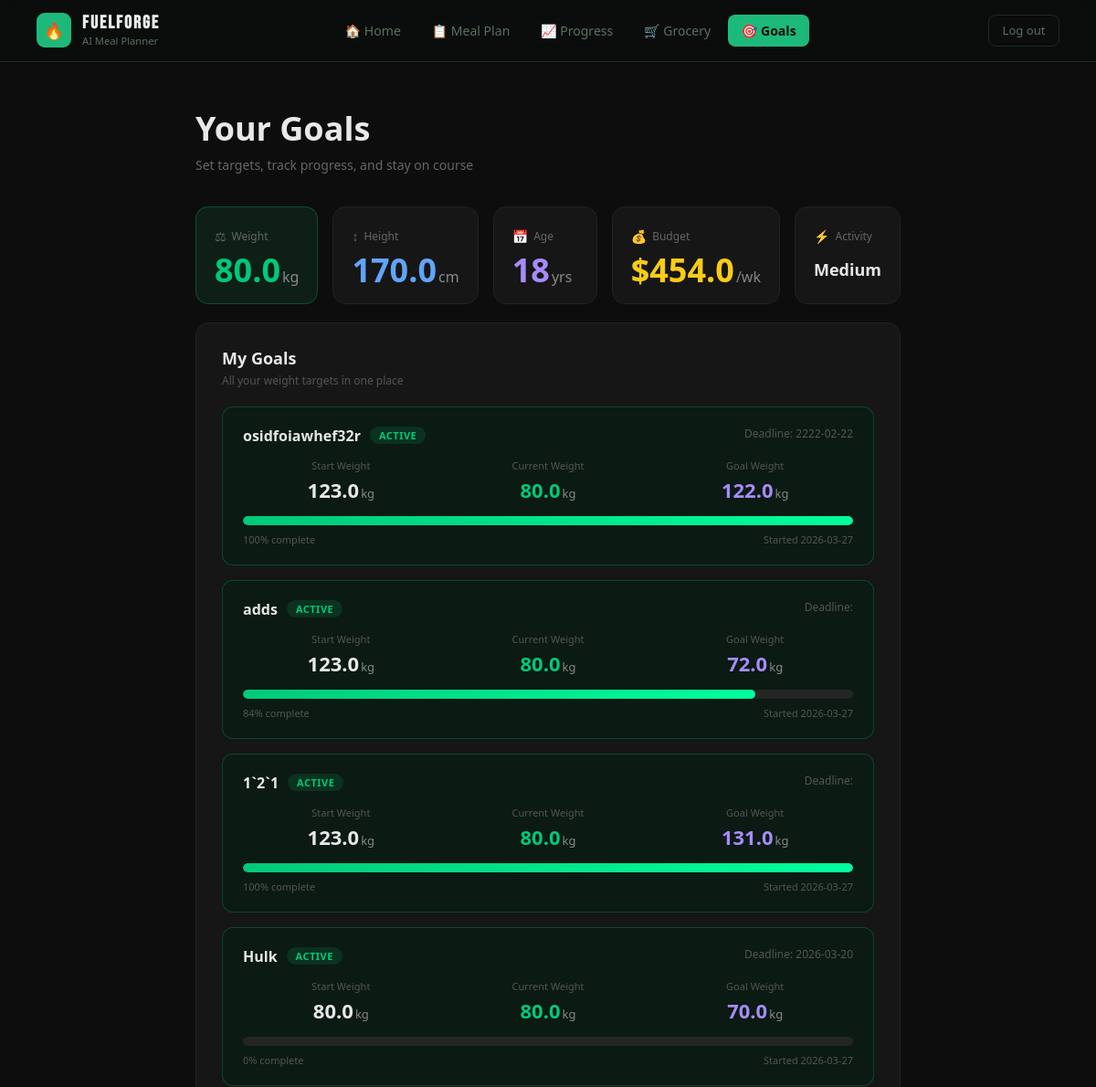
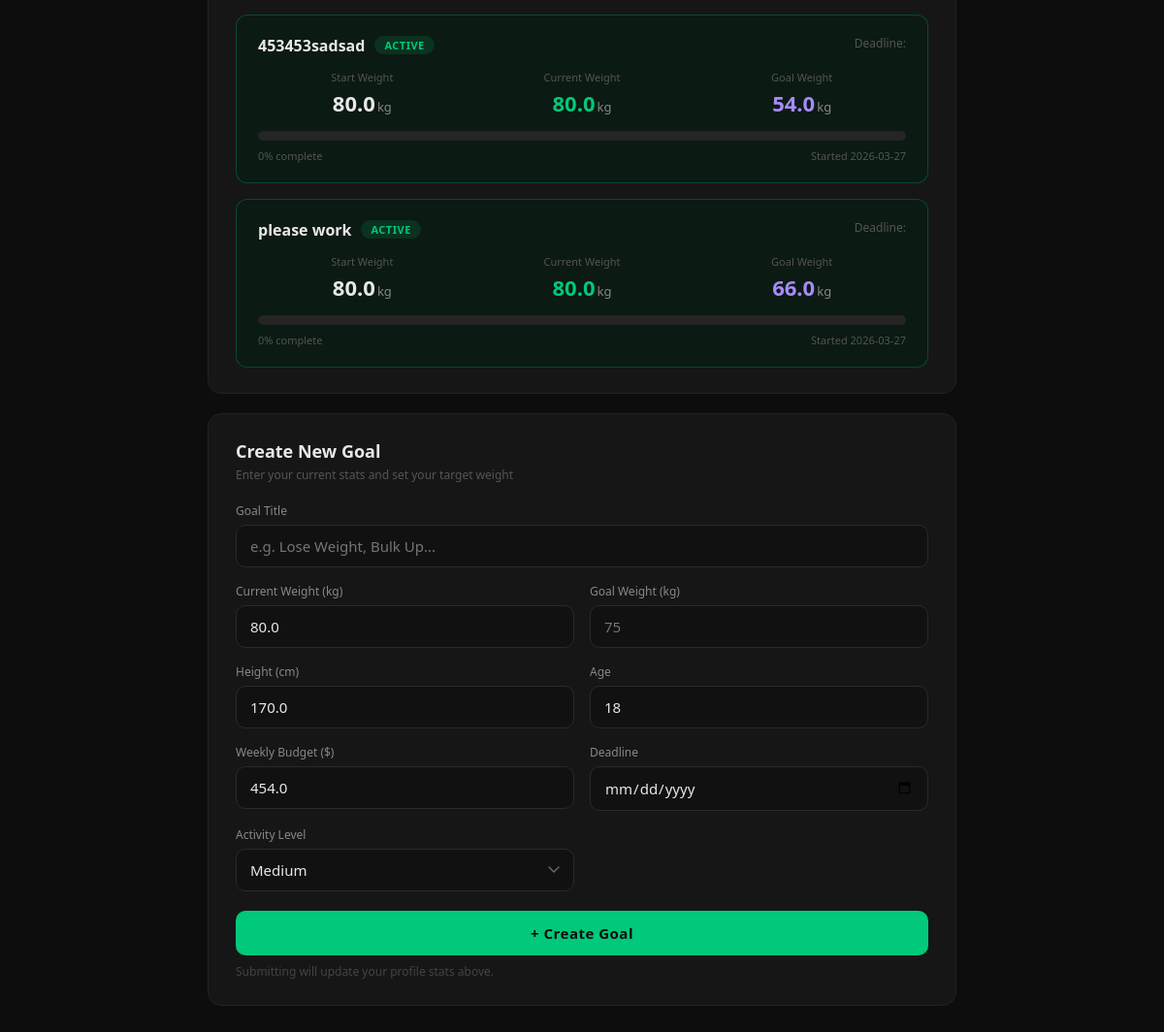
The page /goals (signed in) on the database its author committed (2 pictures, top to bottom).
### tables this page shows
CREATE TABLE users (
            id                INTEGER PRIMARY KEY AUTOINCREMENT,
            email             TEXT    NOT NULL UNIQUE,
            password_hash     TEXT    NOT NULL,
            weight            REAL    DEFAULT 0,       -- kg
            height            REAL    DEFAULT 0,       -- cm
            age               INTEGER DEFAULT 0,
            budget            REAL    DEFAULT 0,       -- $ per week
            activity_level    TEXT    DEFAULT 'medium',
            current_streak    INTEGER DEFAULT 0,
            longest_streak    INTEGER DEFAULT 0,
            total_active_days INTEGER DEFAULT 0,
            last_login_date   TEXT    DEFAULT '',
            created_at        TEXT    DEFAULT (date('now'))
        );

CREATE TABLE goals (
            id           INTEGER PRIMARY KEY AUTOINCREMENT,
            user_id      INTEGER NOT NULL REFERENCES users(id) ON DELETE CASCADE,
            title        TEXT    NOT NULL,
            goal_weight  REAL    NOT NULL,  -- kg
            start_weight REAL    NOT NULL,  -- kg at time of creation
            created      TEXT    DEFAULT (date('now')),
            deadline     TEXT    DEFAULT '',
            status       TEXT    DEFAULT 'active'
        );

### goals.py (the view, shortened to what this page needs)
@goals_bp.route("/goals", methods=["GET", "POST"])
def goals():
    if "uid" not in session:
        return redirect(url_for("login"))
    uid  = session["uid"]
    conn = get_db()
    user = dict(conn.execute("SELECT * FROM users WHERE id=?", (uid,)).fetchone())
    rows = conn.execute(
        "SELECT * FROM goals WHERE user_id=? ORDER BY created DESC", (uid,)
    ).fetchall()
    conn.close()
    goals_list = []
    for row in rows:
        g = dict(row)
        g["current_weight"] = user["weight"]
        total = abs(g["start_weight"] - g["goal_weight"])
        done  = abs(g["start_weight"] - user["weight"])
        g["progress_pct"] = min(round((done / total * 100) if total else 0, 1), 100)
        goals_list.append(g)
    data = {
        "app_name":       "FUELFORGE",
        "tagline":        "AI Meal Planner",
        "nav":            ["Home", "Meal Plan", "Progress", "Goals", "Grocery", "Scanner"],
        "active_nav":     "Goals",
        "current_weight": user["weight"],
        "height":         user["height"],
        "age":            user["age"],
        "budget":         user["budget"],
        "activity_level": user.get("activity_level") or "medium",
        "goals":          goals_list,
    }
    return render_template("goals.html", d=data)

### database.py (called while the page is built)
def get_db():
    conn = sqlite3.connect(DB_PATH)
    conn.row_factory = sqlite3.Row
    conn.execute("PRAGMA foreign_keys = ON")
    return conn

### templates/goals.html (shortened to what this page needs)
<!DOCTYPE html>
<html lang="en">
<head>
</head>
<body>
<nav>
  <div class="logo">
    <div class="logo-icon">🔥</div>
    <div class="logo-text">
      <strong>FUELFORGE</strong>
      <span>AI Meal Planner</span>
    </div>
  </div>
  <ul class="nav-links">
    <li><a href="/home">🏠 Home</a></li>
    <li><a href="/meal-plan">📋 Meal Plan</a></li>
    <li><a href="/progress">📈 Progress</a></li>
    <li><a href="/grocery">🛒 Grocery</a></li>
    <li><a href="/goals" class="active">🎯 Goals</a></li>
  </ul>
  <a href="/logout" class="btn-logout">Log out</a>
</nav>
<main>
  <h1>Your Goals</h1>
  <p class="subtitle">Set targets, track progress, and stay on course</p>
  <div class="profile-grid">
    <div class="card highlight">
      <div class="card-label"><span class="icon">&#9878;</span> Weight</div>
      <div class="card-value green">{{ d.current_weight }}<span>kg</span></div>
    </div>
    <div class="card">
      <div class="card-label"><span class="icon">&#8597;</span> Height</div>
      <div class="card-value blue">{{ d.height }}<span>cm</span></div>
    </div>
    <div class="card">
      <div class="card-label"><span class="icon">&#128197;</span> Age</div>
      <div class="card-value purple">{{ d.age }}<span>yrs</span></div>
    </div>
    <div class="card">
      <div class="card-label"><span class="icon">&#128176;</span> Budget</div>
      <div class="card-value gold">${{ d.budget }}<span>/wk</span></div>
    </div>
    <div class="card">
      <div class="card-label"><span class="icon">&#9889;</span> Activity</div>
      <div class="card-value" style="font-size:18px; line-height:1.3; padding-top:6px;">
        {% set al = d.activity_level %}
        {% if al == 'very_low' %}Very Low
        {% elif al == 'low' %}Low
        {% elif al == 'medium' %}Medium
        {% elif al == 'high' %}High
        {% elif al == 'very_high' %}Very High
        {% else %}—
        {% endif %}
      </div>
    </div>
  </div>
  <div class="section">
    <div class="section-title">My Goals</div>
    <div class="section-sub">All your weight targets in one place</div>
    <div class="goals-list">
      {% for g in d.goals %}
      {% set diff = g.start_weight - g.goal_weight %}
      {% set done = g.start_weight - g.current_weight %}
      {% set pct = ((done / diff) * 100) | int if diff > 0 else 100 %}
      {% set pct = [pct, 0] | max %}
      {% set pct = [pct, 100] | min %}
      <div class="goal-card {{ g.status }}-goal">
        <div class="goal-header">
          <div class="goal-title-row">
            <div class="goal-title">{{ g.title }}</div>
            <div class="status-badge {{ g.status }}">{{ g.status | upper }}</div>
          </div>
          <div class="goal-deadline">Deadline: {{ g.deadline }}</div>
        </div>
        <div class="goal-weights">
          <div class="gw-item">
            <div class="gw-label">Start Weight</div>
            <div class="gw-val">{{ g.start_weight }}<span class="gw-unit">kg</span></div>
          </div>
          <div class="gw-item">
            <div class="gw-label">Current Weight</div>
            <div class="gw-val green">{{ g.current_weight }}<span class="gw-unit">kg</span></div>
          </div>
          <div class="gw-item">
            <div class="gw-label">Goal Weight</div>
            <div class="gw-val purple">{{ g.goal_weight }}<span class="gw-unit">kg</span></div>
          </div>
        </div>
        <div class="progress-bar-bg">
          <div class="progress-bar-fill {% if g.status == 'completed' %}purple-fill{% endif %}" style="width: {{ pct }}%"></div>
        </div>
        <div class="progress-info">
          <span>{{ pct }}% complete</span>
          <span>Started {{ g.created }}</span>
        </div>
      </div>
      {% endfor %}
    </div>
  </div>
  <div class="section">
    <div class="section-title">Create New Goal</div>
    <div class="section-sub">Enter your current stats and set your target weight</div>
    <form method="POST" action="{{ url_for('goals.goals') }}">
      <div class="form-grid">
        <div class="form-group full">
          <label>Goal Title</label>
          <input type="text" name="title" placeholder="e.g. Lose Weight, Bulk Up..." required/>
        </div>
        <div class="form-group">
          <label>Current Weight (kg)</label>
          <input type="number" name="current_weight" step="0.1" min="30" max="300"
                 value="{{ d.current_weight }}" placeholder="85" required/>
        </div>
        <div class="form-group">
          <label>Goal Weight (kg)</label>
          <input type="number" name="goal_weight" step="0.1" min="30" max="300"
                 placeholder="75" required/>
        </div>
        <div class="form-group">
          <label>Height (cm)</label>
          <input type="number" name="height" min="100" max="250"
                 value="{{ d.height }}" placeholder="178" required/>
        </div>
        <div class="form-group">
          <label>Age</label>
          <input type="number" name="age" min="10" max="120"
                 value="{{ d.age }}" placeholder="28" required/>
        </div>
        <div class="form-group">
          <label>Weekly Budget ($)</label>
          <input type="number" name="budget" min="0"
                 value="{{ d.budget }}" placeholder="150" required/>
        </div>
        <div class="form-group">
          <label>Deadline</label>
          <input type="date" name="deadline"/>
        </div>
        <div class="form-group">
          <label>Activity Level</label>
          <select name="activity_level">
            <option value="medium"    {% if d.activity_level == 'medium' or not d.activity_level %}selected{% endif %}>Medium</option>
          </select>
        </div>
      </div>
      <button type="submit" class="btn-create">+ Create Goal</button>
      <p class="profile-note">Submitting will update your profile stats above.</p>
    </form>
  </div>
</main>
</body>
</html>

### rows shown on the page
users: current_weight "80.0", height "170.0", age "18", budget "454.0", current_weight "80.0" "80.0" "80.0" "80.0" "80.0" "80.0", activity_level "Medium"
goals: title "osidfoiawhef32r", status "ACTIVE", deadline "2222-02-22", start_weight "123.0", goal_weight "122.0", created "2026-03-27"
goals: title "adds", status "ACTIVE", start_weight "123.0", goal_weight "72.0", created "2026-03-27"
goals: title "1`2`1", status "ACTIVE", start_weight "123.0", goal_weight "131.0", created "2026-03-27"
goals: title "Hulk", status "ACTIVE", deadline "2026-03-20", start_weight "80.0", goal_weight "70.0", created "2026-03-27"
goals: title "453453sadsad", status "ACTIVE", start_weight "80.0", goal_weight "54.0", created "2026-03-27"
goals: title "please work", status "ACTIVE", start_weight "80.0", goal_weight "66.0", created "2026-03-27"

### other values the page prints
{{ pct }} "100" "84" "100" "0" "0" "0"
